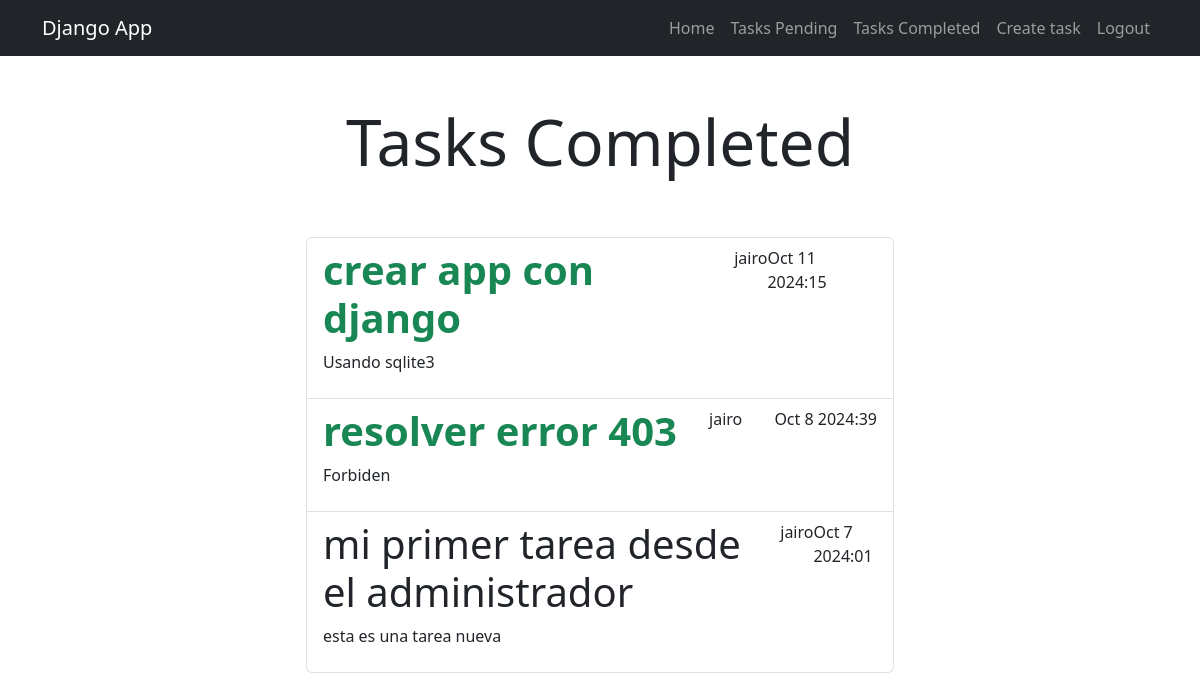
Page /tasks_completed/ (signed in) on the committed database.
### tasks/models.py (models this page shows, shortened)
class Task(models.Model):
    title = models.CharField(max_length=100)
    description = models.TextField(blank=True)
    created = models.DateTimeField(auto_now_add=True)
    datecompleted = models.DateTimeField(null=True, blank=True)
    important = models.BooleanField(default=False)
    user = models.ForeignKey(User, on_delete=models.CASCADE)

### tasks/views.py (the view)
# urls.py: path('tasks_completed/', views.tasks_completed, name='tasks_completed'),
@login_required
def tasks_completed(request):
    title = 'Tasks Completed'
    tasks = Task.objects.filter(user=request.user, datecompleted__isnull=False).order_by('-datecompleted')
    return render(request, 'tasks.html', {
        'tasks': tasks,
        'title': title,
    })

### tasks/templates/tasks.html
{% extends 'base.html' %}
{% block content %}
<main>
    <div class="row">
        <div class="col-md-6 offset-md-3">
            <h1 class="text-center display-3 py-5">{{title}}</h1>
            <ul class="list-group">
                {% for task in tasks %}
                    <a class="list-group-item" href="{% url 'task_detail' task.id %}">
                        <header class="d-flex justify-content-between">
                            {% if task.important %}
                                <h1 class="fw-bold text-success">{{task.title}}</h1>
                            {% else %}
                                <h1 class="fw-cold">{{task.title}}</h1>
                            {% endif %}
                            <p>{{task.user.username}}</p>
                            <p>{{task.datecompleted|date:'M j Y:i'}}</p>
                        </header>
                        <p>{{task.description}}</p>
                    </a>
                {% endfor %}
            </ul>
        </div>
    </div>
</main>
{% endblock %}

### rows in the picture
Task: title "crear app con django", user.username "jairo", datecompleted "Oct 11 2024:15", description "Usando sqlite3"
Task: title "resolver error 403", user.username "jairo", datecompleted "Oct 8 2024:39", description "Forbiden"
Task: title "mi primer tarea desde el administrador", user.username "jairo", datecompleted "Oct 7 2024:01", description "esta es una tarea nueva"

### other values in the picture
{{ title }} "Tasks Completed"
